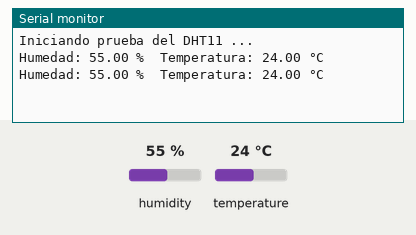
A sketch run on a simulated ESP32. On the bench: the last lines printed to the serial monitor. Inputs (shaded band) come from the test bench; at power-on: humidity 55 %, temperature 24 °C.

Above: at 2.8 s.
2.9 s: humidity set to 22 %
At 5.2 s:
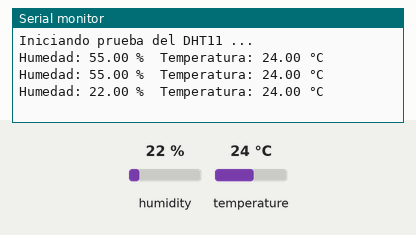
5.6 s: temperature set to 12 °C
At 6.4 s:
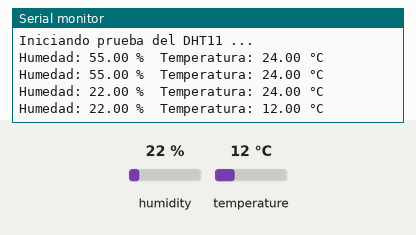
8.3 s: humidity set to 40 %
At 11.2 s:
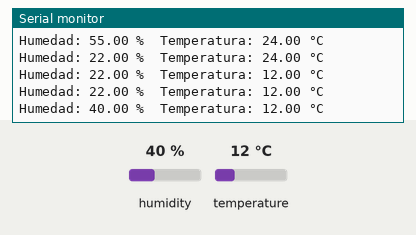
Timing chart, 0 to 12.7 s (numbered marks = the images above; inputs shaded):
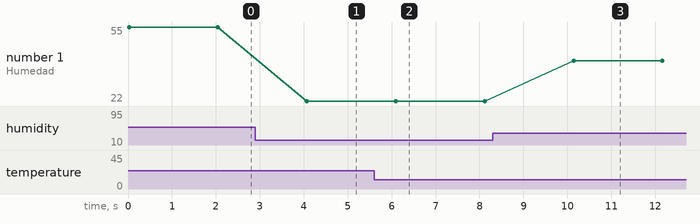

Measured:
- after the input at 2.9 s, the serial monitor: prints a new line after 1.2 s (image 1)
- after the input at 5.6 s, the serial monitor: prints a new line after 0.49 s (image 2)
- after the input at 8.3 s, the serial monitor: prints a new line after 1.8 s (image 3)
- plotted number 1: 55 → 22 after the input at 2.9 s, 22 → 40 after the input at 8.3 s

The sketch:

dht11.ino
```cpp
#include "DHT.h"

#define DHT_PIN 13
#define DHTTYPE DHT11

DHT dht(DHT_PIN, DHTTYPE);

void setup() {
    Serial.begin(9600);
    dht.begin();
    Serial.println("Iniciando prueba del DHT11 ...");
}

void loop() {
    float h = dht.readHumidity();
    float t = dht.readTemperature();

    if (isnan(h) || isnan(t)) {
        Serial.println("Error al leer del DHT11");
        return;
    }

    Serial.print("Humedad: ");
    Serial.print(h);
    Serial.print(" %\t");

    Serial.print("Temperatura: ");
    Serial.print(t);
    Serial.println(" °C");
    delay(2000);
}
```
